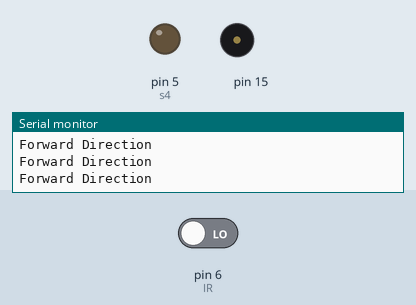
Recording of a sketch running on a simulated Arduino Uno, built with avr-gcc and run on an emulated ATmega328P. Shown: output pins drawn as LEDs (lit = HIGH), buzzer (waves = sounding), the last lines printed to the serial monitor. The test bench sets the inputs (shaded band); at power-on: pin 6 (IR) LOW. Pins used as bus, display or sensor lines are not drawn.

Above: at 1.2 s.
1.3 s: pin 6 (IR) driven HIGH
At 1.9 s:
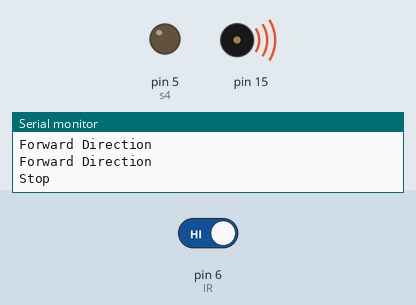
Timing chart, 0 to 4.3 s (numbered marks = the images above; inputs shaded):
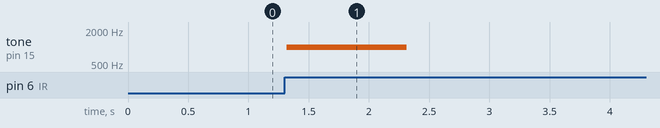

Measured:
- after the input at 1.3 s, tone on pin 15: silent → 1000 Hz at once, → silent 1.0 s later

The sketch:

Obstacle_Avoidance.ino
```cpp
// Obstacle avoidance code
//Obstacle detected: Stop; left; stop; forward; stop; right; stop; forward;

int IR = 6;
int s1=2;
int s2=3;
int s3=4;
int s4=5;

void setup() {
  // put your setup code here, to run once:
  pinMode(s1,OUTPUT);
  pinMode(s2,OUTPUT);
  pinMode(s3,OUTPUT);
  pinMode(s4,OUTPUT);
  pinMode(IR,INPUT);
  Serial.begin(9600);

}

void forward()
{
  //Control();
  digitalWrite(s1,1);
  digitalWrite(s2,0);
  digitalWrite(s3,1);
  digitalWrite(s4,0);
  Serial.println("Forward Direction");
}

void right()
{
  digitalWrite(s1,0);
  digitalWrite(s2,0);
  digitalWrite(s3,1);
  digitalWrite(s4,0);
  Serial.println("Right Direction");
}


void left()
{
  digitalWrite(s1,1);
  digitalWrite(s2,0);
  digitalWrite(s3,0);
  digitalWrite(s4,0);
  Serial.println("Left Direction");
}

void Stop()
{
  digitalWrite(s1,0);
  digitalWrite(s2,0);
  digitalWrite(s3,0);
  digitalWrite(s4,0);
  Serial.println("Stop");
}


void loop() {
  // put your main code here, to run repeatedly:
  int ir = digitalRead(IR);

  if(ir == 1)
  {
    tone (15,1000,1000);

    Stop();
    delay(1000);
    left();
    delay(2000);
    Stop();
    delay(1000);
    forward();
    delay(3000);
    Stop();
    delay(1000);
    right();
    delay(1000);
    Stop();
    delay(1000);
    forward();
    delay(5000);
    Stop();
  }

  else{
    forward();
  }

}
```
